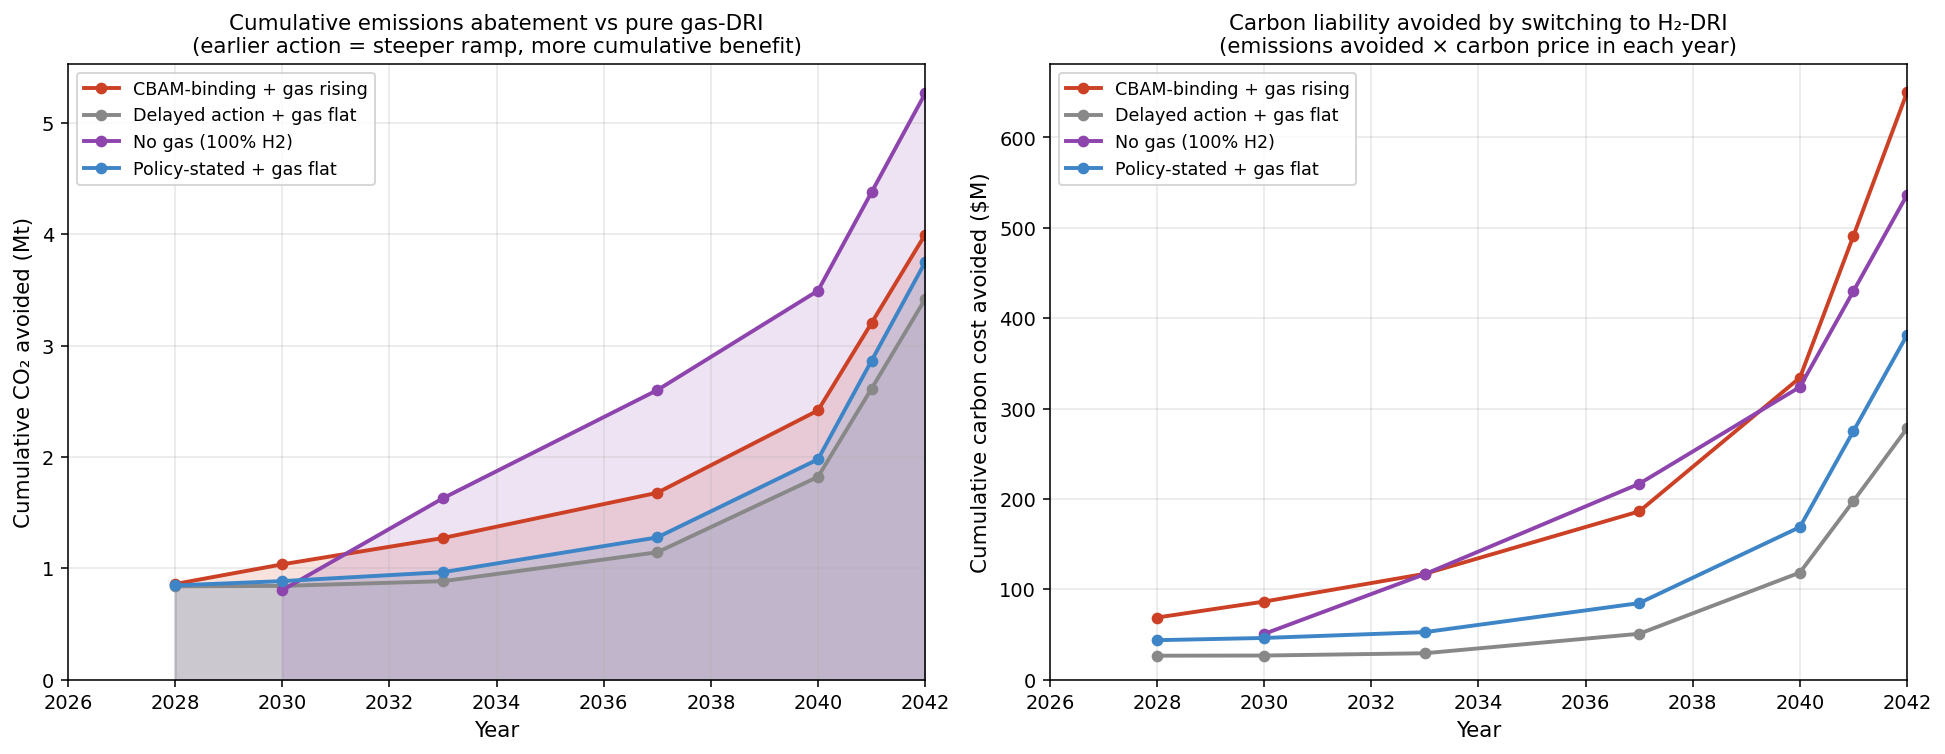

Here is the Python script that generated this plot:
"""Chart 6: Cumulative CO₂ abatement across scenarios, with carbon cost savings."""
import pandas as pd
import numpy as np
import matplotlib.pyplot as plt
from pathlib import Path
HERE = Path(__file__).parent

df = pd.read_csv(HERE / "trajectory.csv")
df = df[~df.scenario.str.contains("no furnace limit")]

policy_df = df[df.isp_scenario == "step_change"]

colors = {
    "Policy-stated + gas flat": "#3d85c6",
    "CBAM-binding + gas rising": "#cc4125",
    "Delayed action + gas flat": "#888888",
    "No gas (100% H2)": "#8e44ad",
}

fig, (ax1, ax2) = plt.subplots(1, 2, figsize=(14, 5.5))

# Left: Cumulative CO₂ abated
for scen in policy_df.scenario.unique():
    sub = policy_df[policy_df.scenario == scen].sort_values("year")
    cumulative = sub.emissions_saved_tCO2.cumsum() / 1e6
    ax1.fill_between(sub.year, cumulative, alpha=0.15, color=colors[scen])
    ax1.plot(sub.year, cumulative, "o-", color=colors[scen], linewidth=2,
             markersize=5, label=scen)

ax1.set_xlabel("Year", fontsize=11)
ax1.set_ylabel("Cumulative CO₂ avoided (Mt)", fontsize=11)
ax1.set_title("Cumulative emissions abatement vs pure gas-DRI\n"
              "(earlier action = steeper ramp, more cumulative benefit)", fontsize=11)
ax1.legend(fontsize=9, loc="upper left")
ax1.grid(alpha=0.3)
ax1.set_xlim(2026, 2042)
ax1.set_ylim(bottom=0)

# Right: Implied carbon cost savings per scenario
for scen in policy_df.scenario.unique():
    sub = policy_df[policy_df.scenario == scen].sort_values("year")
    savings = sub.emissions_saved_tCO2 * sub.carbon_price / 1e6
    cumulative_savings = savings.cumsum()
    ax2.plot(sub.year.values, cumulative_savings.values, "o-", color=colors[scen],
             linewidth=2, markersize=5, label=scen)

ax2.set_xlabel("Year", fontsize=11)
ax2.set_ylabel("Cumulative carbon cost avoided ($M)", fontsize=11)
ax2.set_title("Carbon liability avoided by switching to H₂-DRI\n"
              "(emissions avoided × carbon price in each year)", fontsize=11)
ax2.legend(fontsize=9, loc="upper left")
ax2.grid(alpha=0.3)
ax2.set_xlim(2026, 2042)
ax2.set_ylim(bottom=0)

plt.tight_layout()
plt.savefig(HERE / "chart_cumulative_emissions.png", dpi=140, bbox_inches="tight")
plt.close()
print("Saved chart_cumulative_emissions.png")
